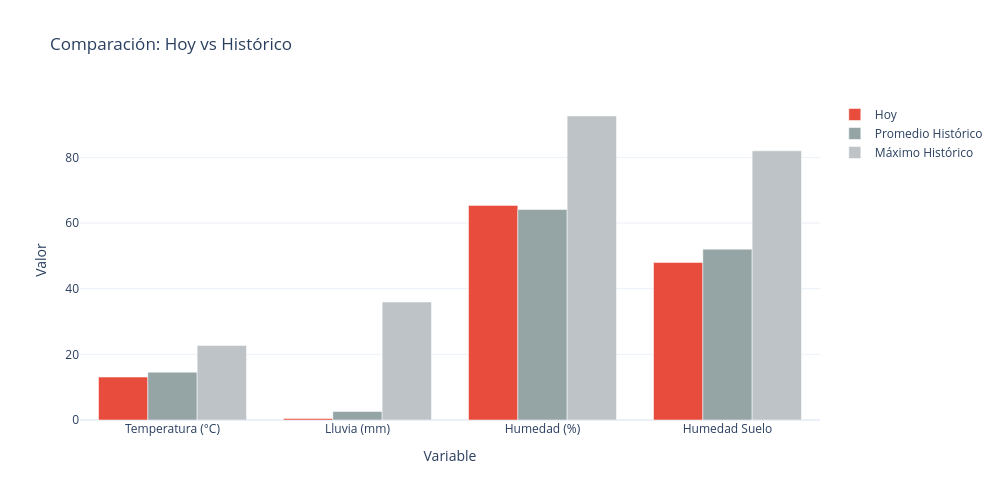

The notebook cell this image was saved under:
### Markdown cell above
## 6. COMPARACIÓN CON HISTÓRICO

**Muestra:** Hoy vs promedio histórico vs máximos

### Code cell
# GRÁFICA 4: COMPARACIÓN CON HISTÓRICO
comparacion_data = {
    'Variable': ['Temperatura (°C)', 'Lluvia (mm)', 'Humedad (%)', 'Humedad Suelo'],
    'Hoy': [
        hoy_completo['temp_media_C'],
        hoy_completo['lluvia_mm'],
        hoy_completo['humedad_relativa_pct'],
        hoy_completo['humedad_suelo_frac'] * 100
    ],
    'Promedio': [
        df['temp_media_C'].mean(),
        df['lluvia_mm'].mean(),
        df['humedad_relativa_pct'].mean(),
        df['humedad_suelo_frac'].mean() * 100
    ],
    'Máximo': [
        df['temp_media_C'].max(),
        df['lluvia_mm'].max(),
        df['humedad_relativa_pct'].max(),
        df['humedad_suelo_frac'].max() * 100
    ]
}

df_comp = pd.DataFrame(comparacion_data)

fig4 = go.Figure()

fig4.add_trace(go.Bar(
    name='Hoy',
    x=df_comp['Variable'],
    y=df_comp['Hoy'],
    marker_color='#E74C3C'
))

fig4.add_trace(go.Bar(
    name='Promedio Histórico',
    x=df_comp['Variable'],
    y=df_comp['Promedio'],
    marker_color='#95A5A6'
))

fig4.add_trace(go.Bar(
    name='Máximo Histórico',
    x=df_comp['Variable'],
    y=df_comp['Máximo'],
    marker_color='#BDC3C7'
))

fig4.update_layout(
    title='Comparación: Hoy vs Histórico',
    xaxis_title='Variable',
    yaxis_title='Valor',
    barmode='group',
    height=500,
    width=1000,
    template='plotly_white',
    hovermode='x unified'
)

fig4.show()
fig4.write_html("../reports/07_comparacion_historico.html")
print("✓ Gráfica 4 guardada: 07_comparacion_historico.html")

### Figure 1 — Plotly figure (JSON) as saved in the notebook; plotly's stock layout.template omitted (floating-point values rounded to 4 significant figures)
{"data": [{"marker": {"color": "#E74C3C"}, "name": "Hoy", "x": ["Temperatura (°C)", "Lluvia (mm)", "Humedad (%)", "Humedad Suelo"], "y": [13.08, 0.46, 65.38, 48.0], "type": "bar"}, {"marker": {"color": "#95A5A6"}, "name": "Promedio Histórico", "x": ["Temperatura (°C)", "Lluvia (mm)", "Humedad (%)", "Humedad Suelo"], "y": [14.57, 2.606, 64.15, 52.03], "type": "bar"}, {"marker": {"color": "#BDC3C7"}, "name": "Máximo Histórico", "x": ["Temperatura (°C)", "Lluvia (mm)", "Humedad (%)", "Humedad Suelo"], "y": [22.72, 35.93, 92.61, 82.0], "type": "bar"}], "layout": {"title": {"text": "Comparación: Hoy vs Histórico"}, "xaxis": {"title": {"text": "Variable"}}, "yaxis": {"title": {"text": "Valor"}}, "barmode": "group", "height": 500, "width": 1000, "hovermode": "x unified"}}
